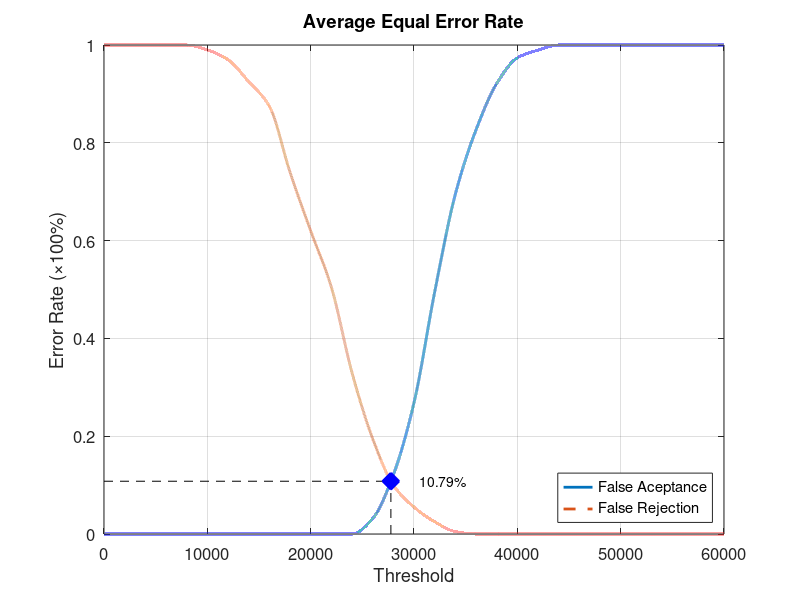
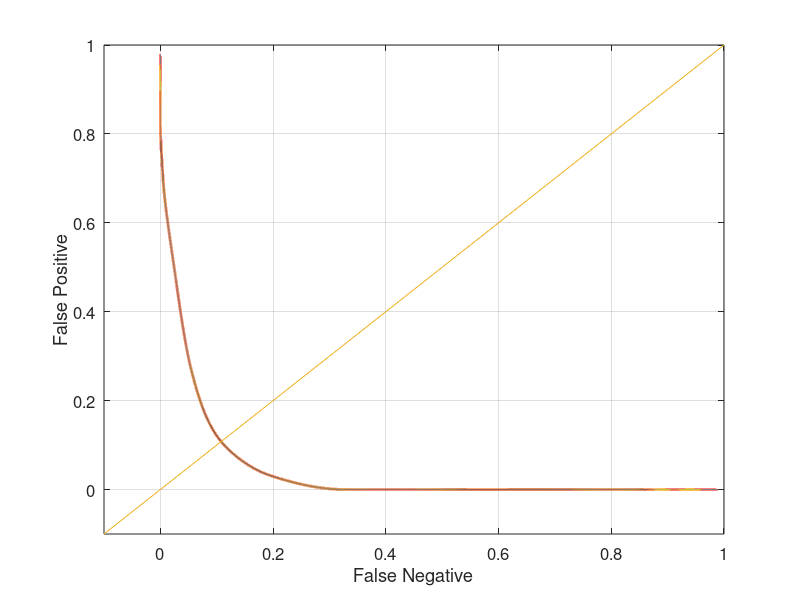

Source code (MATLAB) for these figures, in order:
function yEER = Database5_4
close all;
clear;
clc;
x = 0:2000:60000;
xq = 0:0.5:60000;

y0 = [0 0 0 0 0 0 0 0 0 0 0 0 0 0.0315789 0.121053 0.268421 0.494737 0.694737 0.826316 0.921053 0.973684 0.989474 1 1 1 1 1 1 1 1 1];
yy0 = interp1(x, y0, xq, 'pchip');
y1 = [1 1 1 1 1 0.99 0.97 0.925 0.875 0.74 0.62 0.505 0.33 0.195 0.1 0.055 0.025 0.005 0 0 0 0 0 0 0 0 0 0 0 0 0];
yy1 = interp1(x, y1, xq, 'pchip');

% Calculating EER: 
y2 = abs(y0 - y1);
find(y2 == min(y2))
yy2 = abs(yy0 - yy1);
xEER = find(yy2 == min(yy2));
xEERIndex = xq(xEER) % X-axis EER
yEER = yy0(xEER) % Y-axis EER

main = figure
plot(xq, yy0,'-','LineWidth', 2);	hold on
plot(xq, yy1,'--','LineWidth', 2);	hold on
plot([xEERIndex xEERIndex], [0 yEER], 'k--');	hold on
plot([0 xEERIndex], [yEER yEER], 'k--');	hold on
plot(xEERIndex, yEER, 'bx', 'LineWidth', 10);	hold on
text(xEERIndex + 10 * xEERIndex / 100, yEER, [num2str(round((10000 * yEER)) / 100) '%'])
legend('False Aceptance', 'False Rejection', 'Location', 'SouthEast')
xlabel('Threshold')
ylabel('Error Rate (\times100%)')
title('Average Equal Error Rate')
set(gca, 'FontSize', 12)
axis([0 60000 0 1])
grid on

print(main, 'Database5_4Main', '-dpng');
FNRxFPR = figure('Color', [1 1 1]);
plot(yy1, yy0, '-', yy1, yy0, 'LineWidth', 2);
hold on
y = -0.1:0.1:1
plot(y, y); 
set(gca, 'FontSize', 12)
xlabel('False Negative')
ylabel('False Positive')
axis([-0.1 1 -0.1 1])
set(gca, 'FontSize', 12)
grid on

print(FNRxFPR, 'Database5_4FNRxFPR','-dpng');
end
